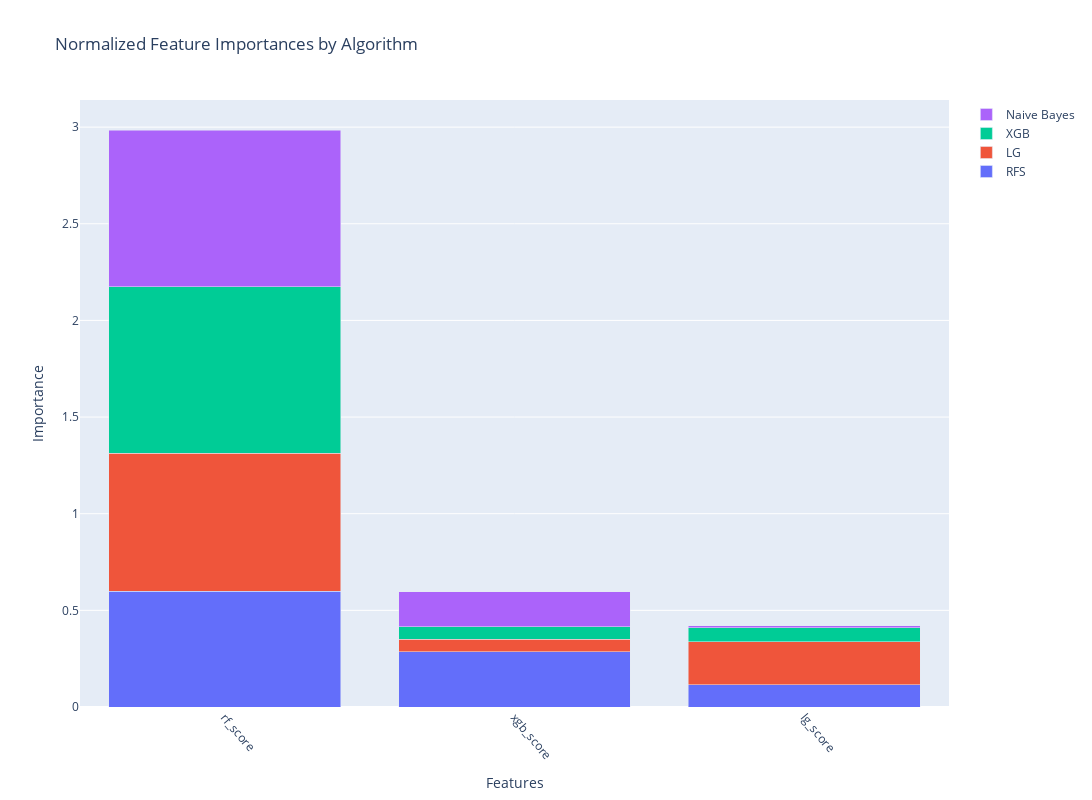

Here is the notebook cell this chart was saved with:
### Code cell
models = ['naive_bayes', 'xgboost', 'random_forest', 'logistic_regression']

optimizer = ModelOptimizer(models, Xtrain, Ytrain, n_trials=iterations, early_stopping_rounds=10)
best_params, best_models = optimizer.run_models()
print("Best parameters:", best_params)

evaluator = ModelEvaluator(Xtrain, Ytrain, Xval, Yval, Xtest, Ytest, best_models)
evaluator.evaluate_models()
evaluator.plot_roc_curves()

feature_importance = FeatureImportance(input, best_models, run_correlation_cluster=True)
feature_importance.calculate_importances()
feature_importance.calculate_cumulative_importance()
features_to_keep, features_to_discard = feature_importance.find_highly_correlated_features()

print("Features to keep:", features_to_keep)
print("Features to discard:", features_to_discard)

sorted_features, non_zero_features = feature_importance.plot_importances()

# Filter away highly correlated features and take away the absolute worst
filtered_list = [item for item in sorted_features if item not in features_to_discard]
SelectionOne = filtered_list[:40]

print("Non-zero features:", non_zero_features)

### Figure 1 — Plotly figure (JSON) as saved in the notebook; plotly's stock layout.template omitted (floating-point values rounded to 4 significant figures)
{"data": [{"name": "RFS", "type": "bar", "x": ["rf_score", "xgb_score", "lg_score"], "y": [0.5979, 0.2871, 0.1151]}, {"name": "LG", "type": "bar", "x": ["rf_score", "xgb_score", "lg_score"], "y": [0.7143, 0.06431, 0.2214]}, {"name": "XGB", "type": "bar", "x": ["rf_score", "xgb_score", "lg_score"], "y": [0.8632, 0.0642, 0.07261]}, {"name": "Naive Bayes", "type": "bar", "x": ["rf_score", "xgb_score", "lg_score"], "y": [0.808, 0.1816, 0.01049]}], "layout": {"barmode": "stack", "height": 800, "title": {"text": "Normalized Feature Importances by Algorithm"}, "width": 2800, "xaxis": {"categoryorder": "total descending", "tickangle": 50, "title": {"text": "Features"}}, "yaxis": {"title": {"text": "Importance"}}}}
